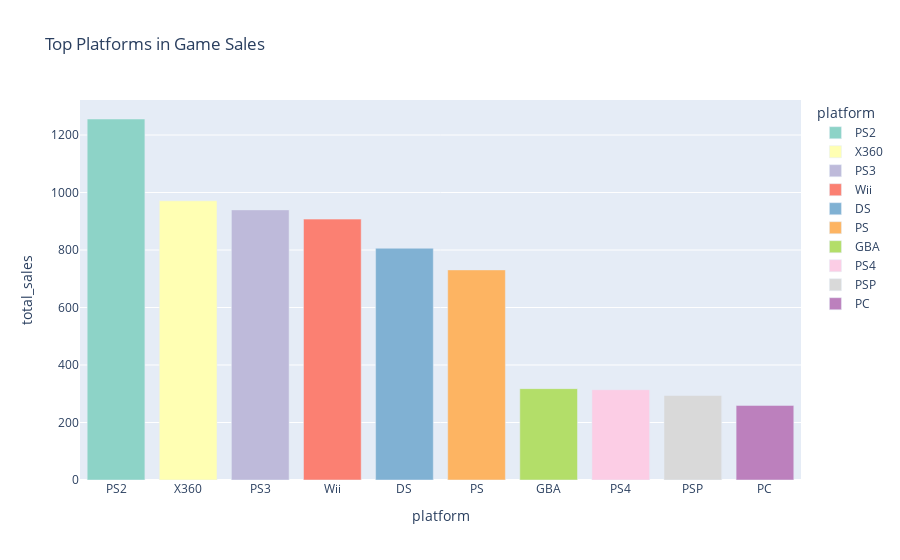

This figure's notebook cell:
### Markdown cell above
The table shown above shows the platforms with the highest number of sales, being Playstation 2 the most successful, raising 1,255 million of dolars

### Code cell
px.bar(top_sales_df,x="platform",y="total_sales", color="platform" ,color_discrete_sequence=px.colors.qualitative.Set3 , title='Top Platforms in Game Sales')

### Figure 1 — Plotly figure (JSON) as saved in the notebook; plotly's stock layout.template omitted (floating-point values rounded to 4 significant figures)
{"data": [{"alignmentgroup": "True", "hovertemplate": "platform=%{x}<br>total_sales=%{y}<extra></extra>", "legendgroup": "PS2", "marker": {"color": "rgb(141,211,199)", "pattern": {"shape": ""}}, "name": "PS2", "offsetgroup": "PS2", "orientation": "v", "showlegend": true, "textposition": "auto", "type": "bar", "x": ["PS2"], "xaxis": "x", "y": [1256.0], "yaxis": "y"}, {"alignmentgroup": "True", "hovertemplate": "platform=%{x}<br>total_sales=%{y}<extra></extra>", "legendgroup": "X360", "marker": {"color": "rgb(255,255,179)", "pattern": {"shape": ""}}, "name": "X360", "offsetgroup": "X360", "orientation": "v", "showlegend": true, "textposition": "auto", "type": "bar", "x": ["X360"], "xaxis": "x", "y": [971.4], "yaxis": "y"}, {"alignmentgroup": "True", "hovertemplate": "platform=%{x}<br>total_sales=%{y}<extra></extra>", "legendgroup": "PS3", "marker": {"color": "rgb(190,186,218)", "pattern": {"shape": ""}}, "name": "PS3", "offsetgroup": "PS3", "orientation": "v", "showlegend": true, "textposition": "auto", "type": "bar", "x": ["PS3"], "xaxis": "x", "y": [939.6], "yaxis": "y"}, {"alignmentgroup": "True", "hovertemplate": "platform=%{x}<br>total_sales=%{y}<extra></extra>", "legendgroup": "Wii", "marker": {"color": "rgb(251,128,114)", "pattern": {"shape": ""}}, "name": "Wii", "offsetgroup": "Wii", "orientation": "v", "showlegend": true, "textposition": "auto", "type": "bar", "x": ["Wii"], "xaxis": "x", "y": [907.5], "yaxis": "y"}, {"alignmentgroup": "True", "hovertemplate": "platform=%{x}<br>total_sales=%{y}<extra></extra>", "legendgroup": "DS", "marker": {"color": "rgb(128,177,211)", "pattern": {"shape": ""}}, "name": "DS", "offsetgroup": "DS", "orientation": "v", "showlegend": true, "textposition": "auto", "type": "bar", "x": ["DS"], "xaxis": "x", "y": [806.1], "yaxis": "y"}, {"alignmentgroup": "True", "hovertemplate": "platform=%{x}<br>total_sales=%{y}<extra></extra>", "legendgroup": "PS", "marker": {"color": "rgb(253,180,98)", "pattern": {"shape": ""}}, "name": "PS", "offsetgroup": "PS", "orientation": "v", "showlegend": true, "textposition": "auto", "type": "bar", "x": ["PS"], "xaxis": "x", "y": [730.9], "yaxis": "y"}, {"alignmentgroup": "True", "hovertemplate": "platform=%{x}<br>total_sales=%{y}<extra></extra>", "legendgroup": "GBA", "marker": {"color": "rgb(179,222,105)", "pattern": {"shape": ""}}, "name": "GBA", "offsetgroup": "GBA", "orientation": "v", "showlegend": true, "textposition": "auto", "type": "bar", "x": ["GBA"], "xaxis": "x", "y": [317.9], "yaxis": "y"}, {"alignmentgroup": "True", "hovertemplate": "platform=%{x}<br>total_sales=%{y}<extra></extra>", "legendgroup": "PS4", "marker": {"color": "rgb(252,205,229)", "pattern": {"shape": ""}}, "name": "PS4", "offsetgroup": "PS4", "orientation": "v", "showlegend": true, "textposition": "auto", "type": "bar", "x": ["PS4"], "xaxis": "x", "y": [314.1], "yaxis": "y"}, {"alignmentgroup": "True", "hovertemplate": "platform=%{x}<br>total_sales=%{y}<extra></extra>", "legendgroup": "PSP", "marker": {"color": "rgb(217,217,217)", "pattern": {"shape": ""}}, "name": "PSP", "offsetgroup": "PSP", "orientation": "v", "showlegend": true, "textposition": "auto", "type": "bar", "x": ["PSP"], "xaxis": "x", "y": [294.1], "yaxis": "y"}, {"alignmentgroup": "True", "hovertemplate": "platform=%{x}<br>total_sales=%{y}<extra></extra>", "legendgroup": "PC", "marker": {"color": "rgb(188,128,189)", "pattern": {"shape": ""}}, "name": "PC", "offsetgroup": "PC", "orientation": "v", "showlegend": true, "textposition": "auto", "type": "bar", "x": ["PC"], "xaxis": "x", "y": [259.5], "yaxis": "y"}], "layout": {"barmode": "relative", "legend": {"title": {"text": "platform"}, "tracegroupgap": 0}, "title": {"text": "Top Platforms in Game Sales"}, "xaxis": {"anchor": "y", "categoryarray": ["PS2", "X360", "PS3", "Wii", "DS", "PS", "GBA", "PS4", "PSP", "PC"], "categoryorder": "array", "domain": [0, 1], "title": {"text": "platform"}}, "yaxis": {"anchor": "x", "domain": [0, 1], "title": {"text": "total_sales"}}}}
